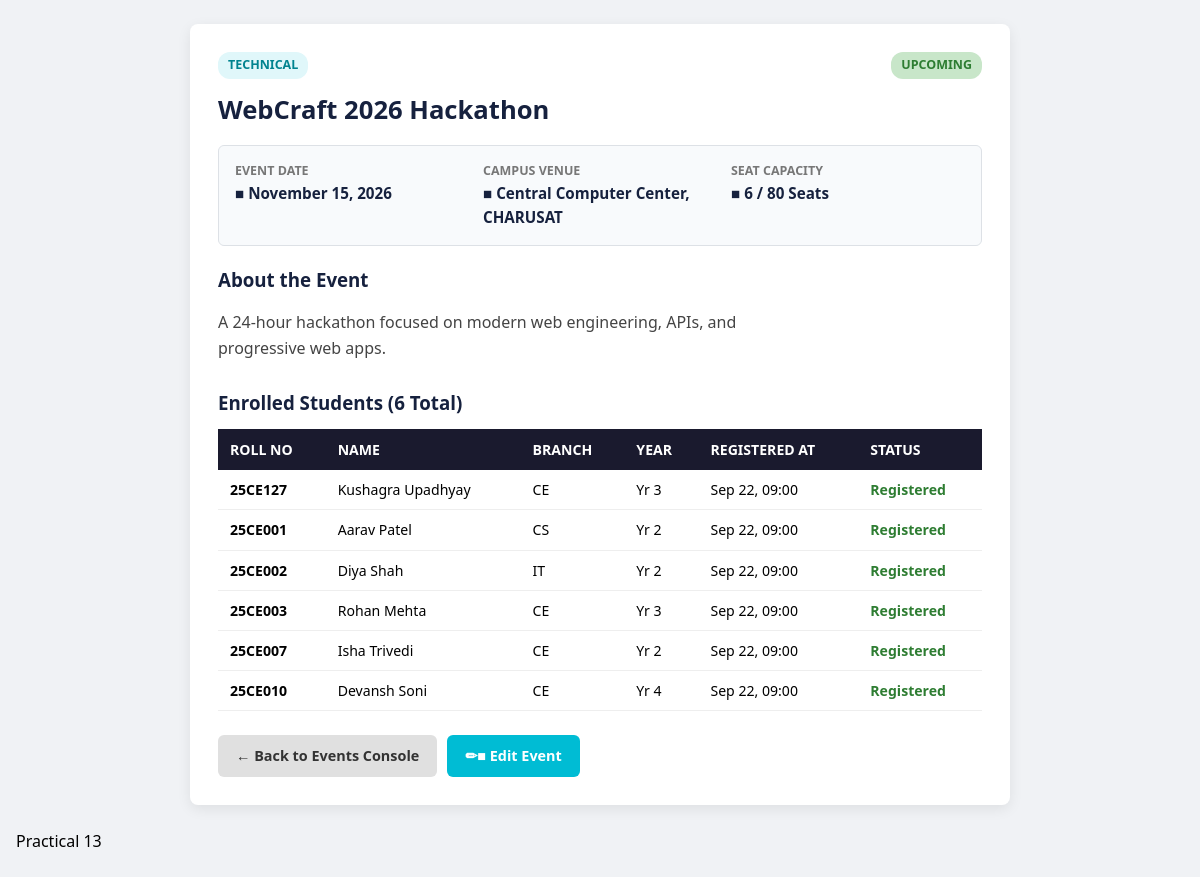
Page /Practical-12/view_event.php?id=1 on the committed database.
### tables this page shows
CREATE TABLE `events` (
  `id` INT AUTO_INCREMENT PRIMARY KEY,
  `title` VARCHAR(150) NOT NULL,
  `category` VARCHAR(50) NOT NULL,
  `description` TEXT NOT NULL,
  `event_date` DATE NOT NULL,
  `venue` VARCHAR(100) NOT NULL,
  `max_participants` INT UNSIGNED NOT NULL DEFAULT 100,

  `poster_url` VARCHAR(255) DEFAULT NULL,
  `status` ENUM('upcoming', 'completed', 'cancelled') NOT NULL DEFAULT 'upcoming',
  `created_at` TIMESTAMP DEFAULT CURRENT_TIMESTAMP,
  INDEX `idx_event_date` (`event_date`),
  INDEX `idx_category` (`category`)
);

CREATE TABLE `registrations` (
  `id` INT AUTO_INCREMENT PRIMARY KEY,
  `student_id` INT NOT NULL,
  `event_id` INT NOT NULL,
  `registered_at` TIMESTAMP DEFAULT CURRENT_TIMESTAMP,
  `status` ENUM('registered', 'attended', 'cancelled') NOT NULL DEFAULT 'registered',
  UNIQUE KEY `uq_student_event` (`student_id`, `event_id`),
  CONSTRAINT `fk_reg_student` FOREIGN KEY (`student_id`)
    REFERENCES `students` (`id`) ON DELETE CASCADE ON UPDATE CASCADE,
  CONSTRAINT `fk_reg_event` FOREIGN KEY (`event_id`)
    REFERENCES `events` (`id`) ON DELETE CASCADE ON UPDATE CASCADE
);

CREATE TABLE `students` (
  `id` INT AUTO_INCREMENT PRIMARY KEY,
  `roll_no` VARCHAR(20) NOT NULL UNIQUE,
  `fullname` VARCHAR(100) NOT NULL,
  `email` VARCHAR(100) NOT NULL UNIQUE,
  `mobile` VARCHAR(15) NOT NULL,
  `gender` ENUM('male', 'female', 'other') NOT NULL,
  `course` VARCHAR(50) NOT NULL,
  `year` TINYINT UNSIGNED NOT NULL,
  `status` ENUM('active', 'inactive') NOT NULL DEFAULT 'active',
  `created_at` TIMESTAMP DEFAULT CURRENT_TIMESTAMP,
  `updated_at` TIMESTAMP DEFAULT CURRENT_TIMESTAMP ON UPDATE CURRENT_TIMESTAMP,
  INDEX `idx_course_year` (`course`, `year`),
  INDEX `idx_status` (`status`)
);

### Practical-12/view_event.php (the view, shortened to what this page needs)
<?php
$id = (int)($_GET['id'] ?? 0);
$event = null;
$attendees = [];
try {
    $pdo = getDBConnection();
    $stmt = $pdo->prepare("SELECT * FROM events WHERE id = ? LIMIT 1");
    $stmt->execute([$id]);
    $event = $stmt->fetch();
    $stmtAtt = $pdo->prepare("
        SELECT s.roll_no, s.fullname, s.email, s.course, s.year, r.registered_at, r.status AS reg_status
        FROM registrations r
        JOIN students s ON r.student_id = s.id
        WHERE r.event_id = ?
        ORDER BY r.registered_at ASC
    ");
    $stmtAtt->execute([$id]);
    $attendees = $stmtAtt->fetchAll();
} catch (Exception $e) {
    $_SESSION['flash_error'] = "Database error: " . $e->getMessage();
    header('Location: index.php');
    exit;
}
?>
<!DOCTYPE html>
<html lang="en">
<head>
</head>
<body>
    <div class="container">
        <div class="card">
            <div class="content-box">
                <div class="meta-strip">
                    <span class="badge badge-cat"><?= htmlspecialchars($event['category']) ?></span>
                    <span class="badge badge-<?= htmlspecialchars($event['status']) ?>">
                        <?= htmlspecialchars(ucfirst($event['status'])) ?>
                    </span>
                </div>
                <h1><?= htmlspecialchars($event['title']) ?></h1>
                <div class="info-grid">
                    <div class="info-item">
                        <span>Event Date</span>
                        <strong>■ <?= htmlspecialchars(date('F d, Y', strtotime($event['event_date']))) ?></strong>
                    </div>
                    <div class="info-item">
                        <span>Campus Venue</span>
                        <strong>■ <?= htmlspecialchars($event['venue']) ?></strong>
                    </div>
                    <div class="info-item">
                        <span>Seat Capacity</span>
                        <strong>■ <?= count($attendees) ?> / <?= htmlspecialchars((string)$event['max_participants'])
?> Seats</strong>
                    </div>
                </div>
                <h3 style="color:var(--color-primary-lt); margin-bottom:8px;">About the Event</h3>
                <p style="color:#444; line-height:1.6;"><?= nl2br(htmlspecialchars($event['description'])) ?></p>
                <h3 style="color:var(--color-primary-lt); margin-top:28px; margin-bottom:8px;">
                    Enrolled Students (<?= count($attendees) ?> Total)
                </h3>
                <?php if (!empty($attendees)): ?>
                    <table class="table-custom">
                        <thead>
                            <tr>
                                <th>Roll No</th>
                                <th>Name</th>
                                <th>Branch</th>
                                <th>Year</th>
                                <th>Registered At</th>
                                <th>Status</th>
                            </tr>
                        </thead>
                        <tbody>
                            <?php foreach ($attendees as $a): ?>
                            <tr>
                                <td><strong><?= htmlspecialchars($a['roll_no']) ?></strong></td>
                                <td><?= htmlspecialchars($a['fullname']) ?></td>
                                <td><?= htmlspecialchars(strtoupper(str_replace('btech-', '', $a['course']))) ?></td>
                                <td>Yr <?= htmlspecialchars((string)$a['year']) ?></td>
                                <td><?= htmlspecialchars(date('M d, H:i', strtotime($a['registered_at']))) ?></td>
                                <td><span style="color:#2e7d32; font-weight:600;"><?= htmlspecialchars(ucfirst($a[
'reg_status'])) ?></span></td>
                            </tr>
                            <?php endforeach; ?>
                        </tbody>
                    </table>
                <?php else: ?>
                    <p style="color:#777; font-size:0.88rem;">No students have registered for this event yet.</p>
                <?php endif; ?>
                <div class="btn-group">
                    <a href="index.php" class="btn btn-back">&larr; Back to Events Console</a>
                    <a href="edit_event.php?id=<?= $event['id'] ?>" class="btn btn-edit">✏■ Edit Event</a>
                </div>
            </div>
        </div>
    </div>
</body>
</html>

### Practical-12/view_event.php (style rules this page uses)
:root { --color-primary: #1a1a2e; --color-primary-lt: #16213e; --color-accent: #00bcd4; --color-bg: #f0f2f5; --color-card: #ffffff; --color-border: #dde1e6; --radius: 8px; --shadow: 0 4px 14px rgba(0,0,0,0.08); --font-sans: 'Segoe UI', Tahoma, Geneva, Verdana, sans-serif; }
* { box-sizing: border-box; }
body { font-family: var(--font-sans); background: var(--color-bg); margin: 0; padding: 24px 16px; line-height: 1.5; }
.container { max-width: 820px; margin: 0 auto; }
.card { background: var(--color-card); border-radius: var(--radius); box-shadow: var(--shadow); overflow: hidden; margin-bottom: 24px; }
.content-box { padding: 28px; }
.meta-strip { display: flex; justify-content: space-between; align-items: center; margin-bottom: 12px; flex-wrap: wrap; gap: 8px; }
.badge { display: inline-block; padding: 4px 10px; border-radius: 12px; font-size: 0.78rem; font-weight: 700; text-transform: uppercase; }
.badge-cat { background: #e0f7fa; color: #00838f; }
.badge-upcoming { background: #c8e6c9; color: #2e7d32; }
h1 { margin: 0 0 16px; color: var(--color-primary-lt); font-size: 1.6rem; }
.info-grid { display: grid; grid-template-columns: repeat(auto-fit, minmax(200px, 1fr)); gap: 14px; background: #f8fafc; padding: 16px; border-radius: 6px; margin-bottom: 20px; border: 1px solid var(--color-border); }
.info-item span:first-child { display: block; font-size: 0.78rem; color: #777; text-transform: uppercase; font-weight: 600; }
.info-item strong { font-size: 0.95rem; color: var(--color-primary-lt); }
.table-custom { width: 100%; border-collapse: collapse; margin-top: 12px; font-size: 0.88rem; }
.table-custom th { background: var(--color-primary); color: #fff; text-align: left; padding: 10px 12px; font- size: 0.8rem; text-transform: uppercase; }
.table-custom td { padding: 9px 12px; border-bottom: 1px solid #eee; }
.btn-group { display: flex; gap: 10px; margin-top: 24px; }
.btn { padding: 10px 18px; border-radius: 6px; text-decoration: none; font-weight: 600; font-size: 0.9rem; display: inline-block; }
.btn-back { background: #e0e0e0; color: #333; }
.btn-edit { background: var(--color-accent); color: #fff; }

### rows in the picture
events: category "TECHNICAL", status "UPCOMING", title "WebCraft 2026 Hackathon", event_date "November 15, 2026", venue "Central Computer Center, CHARUSAT", max_participants "80", description "A 24-hour hackathon focused on modern web engineering, APIs, and progressive web apps."
registrations: student.roll_no "25CE127", student.fullname "Kushagra Upadhyay", student.course "CE", student.year "3", registered_at "Sep 22, 09:00", status "Registered"
registrations: student.roll_no "25CE001", student.fullname "Aarav Patel", student.course "CS", student.year "2", registered_at "Sep 22, 09:00", status "Registered"
registrations: student.roll_no "25CE002", student.fullname "Diya Shah", student.course "IT", student.year "2", registered_at "Sep 22, 09:00", status "Registered"
registrations: student.roll_no "25CE003", student.fullname "Rohan Mehta", student.course "CE", student.year "3", registered_at "Sep 22, 09:00", status "Registered"
registrations: student.roll_no "25CE007", student.fullname "Isha Trivedi", student.course "CE", student.year "2", registered_at "Sep 22, 09:00", status "Registered"
registrations: student.roll_no "25CE010", student.fullname "Devansh Soni", student.course "CE", student.year "4", registered_at "Sep 22, 09:00", status "Registered"

### other values in the picture
count($attendees) "6"
